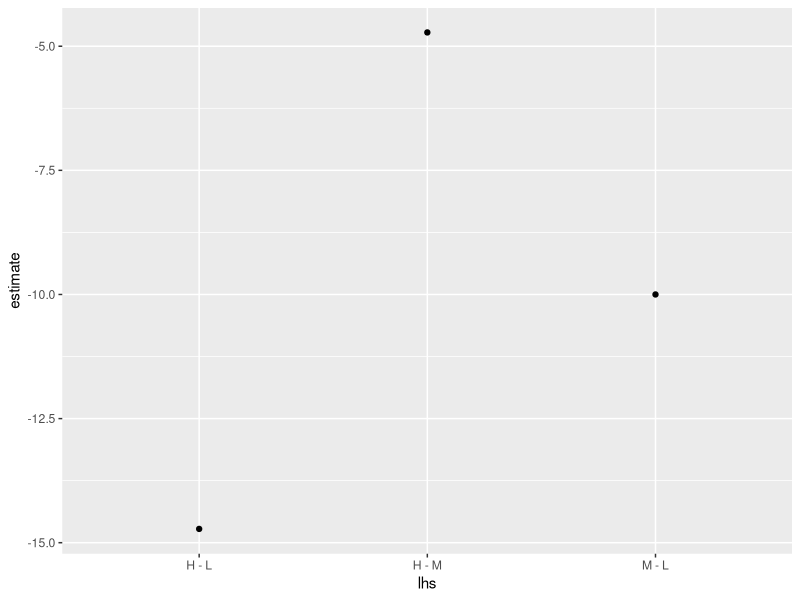
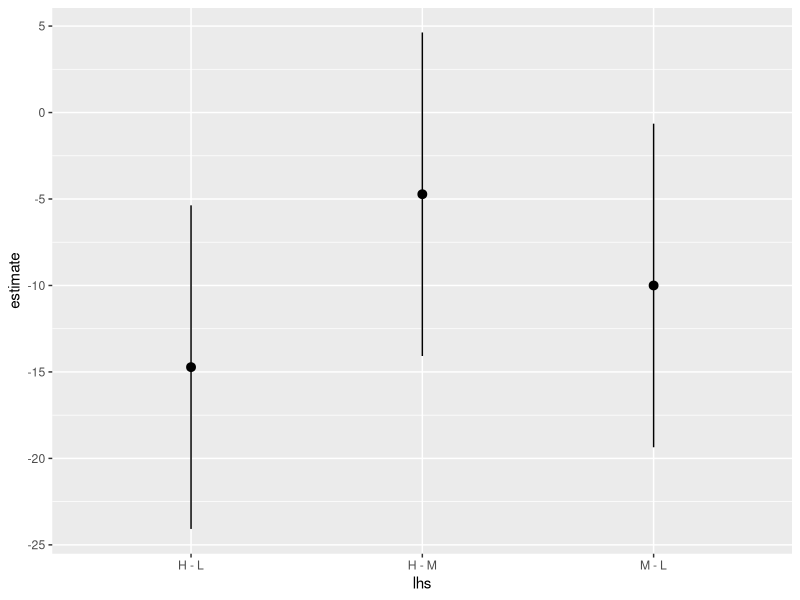
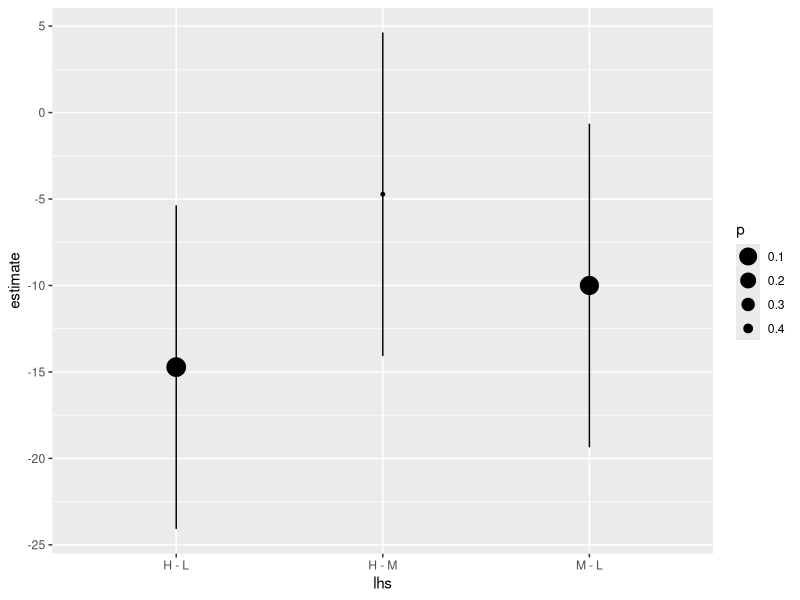

Recreate these plots in R, in order.
# r2py crawler metadata
# package: broom
# source_type: rd_example
# topic: tidy.cld.Rd
# source_file: C:\Users\bened\AppData\Local\R\win-library\4.5\broom\help
# lines: 31

suppressPackageStartupMessages(library(broom))
if (rlang::is_installed(c("multcomp", "ggplot2"))) withAutoprint({ # examplesIf

# load libraries for models and data
library(multcomp)
library(ggplot2)

amod <- aov(breaks ~ wool + tension, data = warpbreaks)
wht <- glht(amod, linfct = mcp(tension = "Tukey"))

tidy(wht)

ggplot(wht, aes(lhs, estimate)) +
  geom_point()

CI <- confint(wht)

tidy(CI)

ggplot(CI, aes(lhs, estimate, ymin = lwr, ymax = upr)) +
  geom_pointrange()

tidy(summary(wht))
ggplot(mapping = aes(lhs, estimate)) +
  geom_linerange(aes(ymin = lwr, ymax = upr), data = CI) +
  geom_point(aes(size = p), data = summary(wht)) +
  scale_size(trans = "reverse")

cld <- cld(wht)
tidy(cld)
}) # examplesIf
